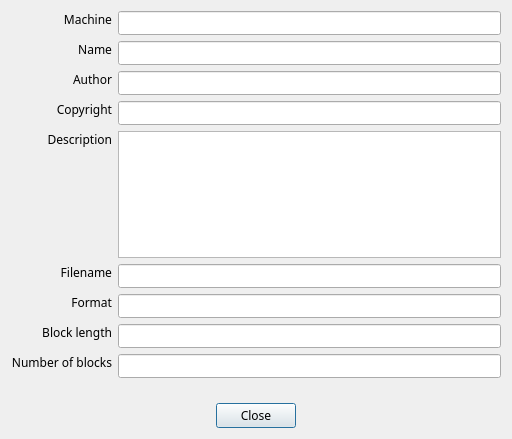
<?xml version="1.0" encoding="UTF-8"?>
<ui version="4.0">
 <class>cass80InfoDlg</class>
 <widget class="QDialog" name="cass80InfoDlg">
  <property name="geometry">
   <rect>
    <x>0</x>
    <y>0</y>
    <width>512</width>
    <height>439</height>
   </rect>
  </property>
  <property name="font">
   <font>
    <family>Source Code Pro</family>
    <pointsize>9</pointsize>
   </font>
  </property>
  <property name="windowTitle">
   <string>Cassette image information</string>
  </property>
  <layout class="QGridLayout" name="gridLayout">
   <item row="0" column="0">
    <widget class="QLabel" name="lb_machine">
     <property name="text">
      <string>Machine</string>
     </property>
     <property name="alignment">
      <set>Qt::AlignRight|Qt::AlignTop|Qt::AlignTrailing</set>
     </property>
    </widget>
   </item>
   <item row="0" column="1">
    <widget class="QLineEdit" name="le_machine">
     <property name="enabled">
      <bool>true</bool>
     </property>
     <property name="font">
      <font>
       <family>Source Code Pro</family>
       <pointsize>8</pointsize>
      </font>
     </property>
     <property name="text">
      <string/>
     </property>
     <property name="readOnly">
      <bool>false</bool>
     </property>
     <property name="placeholderText">
      <string comment="Machine type"/>
     </property>
    </widget>
   </item>
   <item row="1" column="0">
    <widget class="QLabel" name="lb_hdr_name">
     <property name="text">
      <string>Name</string>
     </property>
     <property name="alignment">
      <set>Qt::AlignRight|Qt::AlignTop|Qt::AlignTrailing</set>
     </property>
    </widget>
   </item>
   <item row="1" column="1">
    <widget class="QLineEdit" name="le_hdr_name">
     <property name="enabled">
      <bool>true</bool>
     </property>
     <property name="font">
      <font>
       <family>Source Code Pro</family>
       <pointsize>8</pointsize>
      </font>
     </property>
     <property name="readOnly">
      <bool>false</bool>
     </property>
     <property name="placeholderText">
      <string comment="Header name"/>
     </property>
    </widget>
   </item>
   <item row="2" column="0">
    <widget class="QLabel" name="lb_hdr_author">
     <property name="text">
      <string>Author</string>
     </property>
     <property name="alignment">
      <set>Qt::AlignRight|Qt::AlignTop|Qt::AlignTrailing</set>
     </property>
    </widget>
   </item>
   <item row="2" column="1">
    <widget class="QLineEdit" name="le_hdr_author">
     <property name="enabled">
      <bool>true</bool>
     </property>
     <property name="font">
      <font>
       <family>Source Code Pro</family>
       <pointsize>8</pointsize>
      </font>
     </property>
     <property name="readOnly">
      <bool>false</bool>
     </property>
     <property name="placeholderText">
      <string comment="Header author"/>
     </property>
    </widget>
   </item>
   <item row="3" column="0">
    <widget class="QLabel" name="lb_hdr_copyright">
     <property name="text">
      <string>Copyright</string>
     </property>
     <property name="alignment">
      <set>Qt::AlignRight|Qt::AlignTop|Qt::AlignTrailing</set>
     </property>
    </widget>
   </item>
   <item row="3" column="1">
    <widget class="QLineEdit" name="le_hdr_copyright">
     <property name="enabled">
      <bool>true</bool>
     </property>
     <property name="font">
      <font>
       <family>Source Code Pro</family>
       <pointsize>8</pointsize>
      </font>
     </property>
     <property name="readOnly">
      <bool>false</bool>
     </property>
     <property name="placeholderText">
      <string comment="Header copyright"/>
     </property>
    </widget>
   </item>
   <item row="4" column="0">
    <widget class="QLabel" name="lb_hdr_description">
     <property name="text">
      <string>Description</string>
     </property>
     <property name="alignment">
      <set>Qt::AlignRight|Qt::AlignTop|Qt::AlignTrailing</set>
     </property>
    </widget>
   </item>
   <item row="5" column="0">
    <widget class="QLabel" name="lb_filename">
     <property name="text">
      <string>Filename</string>
     </property>
     <property name="alignment">
      <set>Qt::AlignRight|Qt::AlignTop|Qt::AlignTrailing</set>
     </property>
    </widget>
   </item>
   <item row="5" column="1">
    <widget class="QLineEdit" name="le_filename">
     <property name="enabled">
      <bool>true</bool>
     </property>
     <property name="font">
      <font>
       <family>Source Code Pro</family>
       <pointsize>8</pointsize>
      </font>
     </property>
     <property name="readOnly">
      <bool>false</bool>
     </property>
     <property name="placeholderText">
      <string comment="Cassette filename"/>
     </property>
    </widget>
   </item>
   <item row="6" column="0">
    <widget class="QLabel" name="lb_format">
     <property name="text">
      <string>Format</string>
     </property>
     <property name="alignment">
      <set>Qt::AlignRight|Qt::AlignTop|Qt::AlignTrailing</set>
     </property>
    </widget>
   </item>
   <item row="6" column="1">
    <widget class="QLineEdit" name="le_format">
     <property name="enabled">
      <bool>true</bool>
     </property>
     <property name="font">
      <font>
       <family>Source Code Pro</family>
       <pointsize>8</pointsize>
      </font>
     </property>
     <property name="readOnly">
      <bool>false</bool>
     </property>
     <property name="placeholderText">
      <string comment="Cassette format" extracomment="One of BASIC or SYSTEM"/>
     </property>
    </widget>
   </item>
   <item row="7" column="0">
    <widget class="QLabel" name="lb_blen">
     <property name="text">
      <string>Block length</string>
     </property>
     <property name="alignment">
      <set>Qt::AlignRight|Qt::AlignTop|Qt::AlignTrailing</set>
     </property>
    </widget>
   </item>
   <item row="7" column="1">
    <widget class="QLineEdit" name="le_blen">
     <property name="enabled">
      <bool>true</bool>
     </property>
     <property name="font">
      <font>
       <family>Source Code Pro</family>
       <pointsize>8</pointsize>
      </font>
     </property>
     <property name="readOnly">
      <bool>false</bool>
     </property>
     <property name="placeholderText">
      <string comment="128" extracomment="Length of (SYSTEM) blocks"/>
     </property>
    </widget>
   </item>
   <item row="8" column="0">
    <widget class="QLabel" name="lb_nblocks">
     <property name="text">
      <string>Number of blocks</string>
     </property>
     <property name="alignment">
      <set>Qt::AlignRight|Qt::AlignTop|Qt::AlignTrailing</set>
     </property>
    </widget>
   </item>
   <item row="8" column="1">
    <widget class="QLineEdit" name="le_nblocks">
     <property name="enabled">
      <bool>true</bool>
     </property>
     <property name="font">
      <font>
       <family>Source Code Pro</family>
       <pointsize>8</pointsize>
      </font>
     </property>
     <property name="readOnly">
      <bool>false</bool>
     </property>
    </widget>
   </item>
   <item row="4" column="1">
    <widget class="QTextBrowser" name="tb_hdr_description">
     <property name="enabled">
      <bool>true</bool>
     </property>
     <property name="font">
      <font>
       <family>Source Code Pro</family>
       <pointsize>8</pointsize>
      </font>
     </property>
     <property name="lineWrapMode">
      <enum>QTextEdit::NoWrap</enum>
     </property>
     <property name="openLinks">
      <bool>false</bool>
     </property>
    </widget>
   </item>
   <item row="9" column="0">
    <spacer name="verticalSpacer">
     <property name="orientation">
      <enum>Qt::Vertical</enum>
     </property>
     <property name="sizeHint" stdset="0">
      <size>
       <width>20</width>
       <height>84</height>
      </size>
     </property>
    </spacer>
   </item>
   <item row="10" column="0" colspan="2">
    <widget class="QDialogButtonBox" name="buttonBox">
     <property name="orientation">
      <enum>Qt::Horizontal</enum>
     </property>
     <property name="standardButtons">
      <set>QDialogButtonBox::Close</set>
     </property>
     <property name="centerButtons">
      <bool>true</bool>
     </property>
    </widget>
   </item>
  </layout>
 </widget>
 <tabstops>
  <tabstop>le_machine</tabstop>
  <tabstop>le_hdr_name</tabstop>
  <tabstop>le_hdr_author</tabstop>
  <tabstop>le_hdr_copyright</tabstop>
  <tabstop>tb_hdr_description</tabstop>
  <tabstop>le_filename</tabstop>
  <tabstop>le_format</tabstop>
  <tabstop>le_blen</tabstop>
  <tabstop>le_nblocks</tabstop>
 </tabstops>
 <resources/>
 <connections>
  <connection>
   <sender>buttonBox</sender>
   <signal>accepted()</signal>
   <receiver>cass80InfoDlg</receiver>
   <slot>accept()</slot>
   <hints>
    <hint type="sourcelabel">
     <x>378</x>
     <y>429</y>
    </hint>
    <hint type="destinationlabel">
     <x>157</x>
     <y>274</y>
    </hint>
   </hints>
  </connection>
  <connection>
   <sender>buttonBox</sender>
   <signal>rejected()</signal>
   <receiver>cass80InfoDlg</receiver>
   <slot>reject()</slot>
   <hints>
    <hint type="sourcelabel">
     <x>446</x>
     <y>429</y>
    </hint>
    <hint type="destinationlabel">
     <x>286</x>
     <y>274</y>
    </hint>
   </hints>
  </connection>
 </connections>
</ui>
